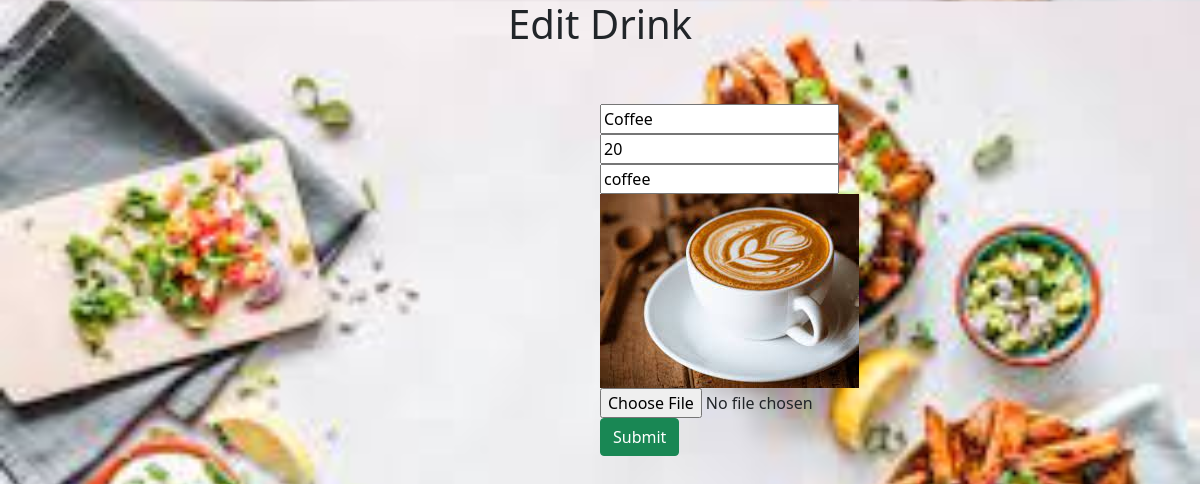
The page /eat_app/editice/1 on the database its author committed.
### eat_app/models.py (models this page shows, shortened)
class icemodel(models.Model):
    name = models.CharField(max_length=30)
    price = models.IntegerField()
    description = models.CharField(max_length=50)
    img = models.FileField(upload_to='eat_app/static')

### eat_app/views.py (the view, shortened to what this page needs)
# urls.py: path('editice/<int:id>',editice),
def editice(request,id):
    a = icemodel.objects.get(id=id)
    im = str(a.img).split('/')[-1]
    return render(request, 'editice.html', {'a': a, 'img': im})

### eat_app/templates/editice.html (shortened to what this page needs)
<!DOCTYPE html>
{% load static %}
<html lang="en">
<head>
    <link href="https://cdn.jsdelivr.net/npm/bootstrap@5.0.2/dist/css/bootstrap.min.css" rel="stylesheet">
</head>
<body>
<h1 align="center">Edit Drink</h1><br><br>
<form method="post" enctype="multipart/form-data">{% csrf_token %}
    <div id="a">
        <input type="text" name="name" value="{{a.name}}"><br>
        <input type="text" name="price" value="{{a.price}}"><br>
        <input type="text" name="description" value="{{a.description}}"><br>
        <img src="{% static img %}"><br>
        <input type="file" name="img"><br>
        <input type="submit" name="update" class="btn btn-success">
    </div>
</form>
</body>
</html>

### rows shown on the page
icemodel: name "Coffee", price "20", description "coffee"
